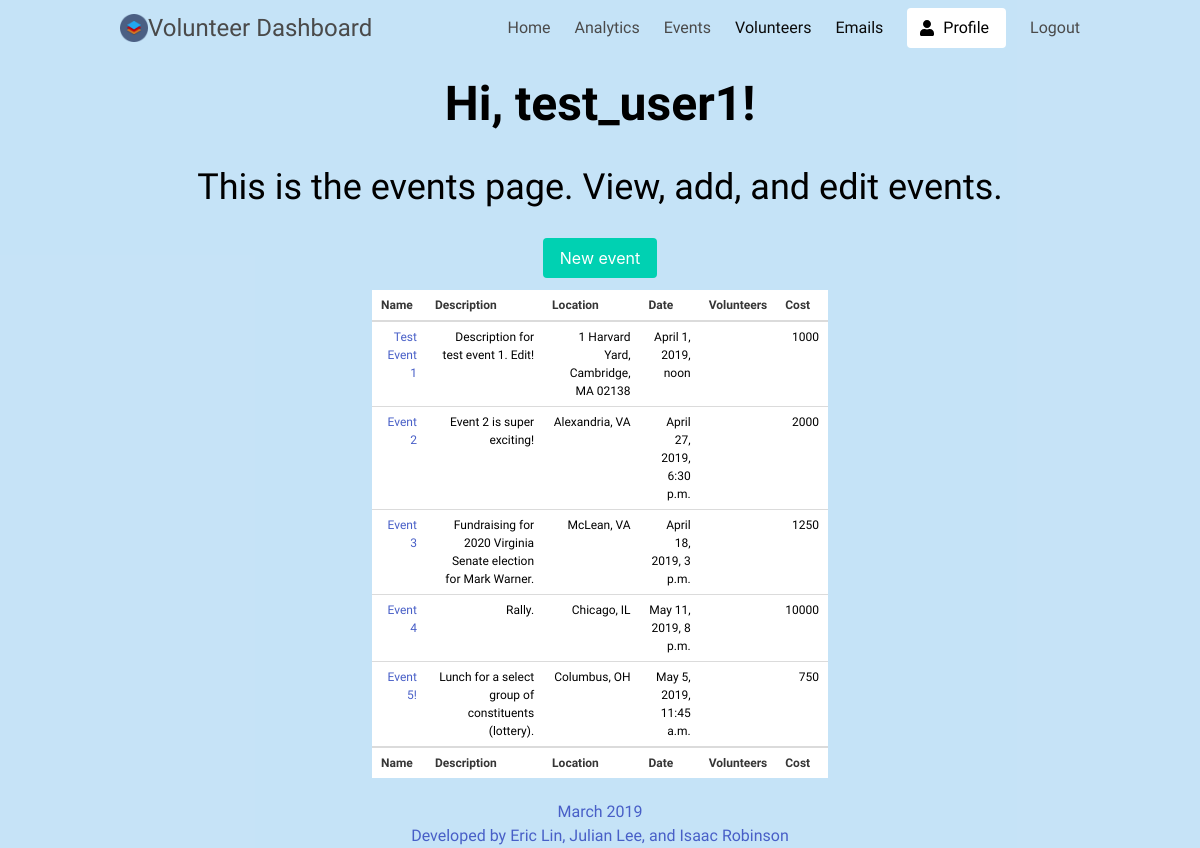
The app's page /events/events/ (signed in) with its own data.
### users/models.py (models this page shows, shortened)
class CustomUser(AbstractUser):
    first_name = models.CharField(max_length=30)
    last_name = models.CharField(max_length=30)
    REQUIRED_FIELDS = ['first_name', 'last_name', 'email']

### events/models.py (models this page shows, shortened)
class Event(models.Model):		# To store events
 	name = models.CharField(max_length=256)
 	description = models.TextField(default='')
 	address = models.CharField(max_length=256)
 	time = models.DateTimeField(default=timezone.now)	# default is today
 	volunteers = models.ManyToManyField(	# joins events and volunteers
 		'volunteers.Volunteer',
 		related_name='events_volunteers',
 		blank=True,
 	)
 	cost = models.IntegerField(default=1000)	# dollar cost of the event

### events/views.py (the view)
# urls.py: path('events/', views.index, name='events'),		# path for event view
def index(request):
	if request.method == "GET":
		events = Event.objects.values()	# get querySet of events
		context = {'events': events}
		return render(request, 'events.html', context)		# render events html
	elif request.method == "POST":
		print("POST request")

### templates/events.html (shortened to what this page needs)
{% extends 'base.html' %}
{% block content %}
	{% if user.is_authenticated %}
    <section class="hero">
      <div class="hero-body">
        <div class="container has-text-centered">
          <h1>
            Hi, {{ user.username }}!
          </h1>
          <h2>
            This is the events page. View, add, and edit events.
          </h2>
        </div>
        <div class="container has-text-centered">
            <a href="{% url 'add_event' %}">
              <br>
              <button class="button is-primary">
                New event
              </button>
            </a>
        </div>
        <div class="container has-text-centered">
          <div class="column is-6 is-offset-3">
            <table class="table">
              <thead>
                <tr>
                  <th> Name </th>
                  <th> Description </th>
                  <th> Location </th>
                  <th> Date </th>
                  <th> Volunteers </th>
                  <th> Cost </th>
                </tr>
              </thead>
              <tfoot>
                <tr>
                  <th> Name </th>
                  <th> Description </th>
                  <th> Location </th>
                  <th> Date </th>
                  <th> Volunteers </th>
                  <th> Cost </th>
                </tr>
              </tfoot>
              <tbody>
                {% for event in events %}
                  <tr>
                    <td><a href="{% url 'edit_event' %}?id={{event.id}}"> {{event.name}} </a></td>
                    <td> {{event.description}} </td>
                    <td> {{event.address}} </td>
                    <td> {{event.time}} </td>
                    <td>
                    </td>
                    <td> {{event.cost}} </td>
                  </tr>
                {% endfor %}
              </tbody>
            </table>
          </div>
        </div>
      </div>
      <div class="hero-foot is-light has-text-centered">
        <a>
          March 2019 <br>
          Developed by Eric Lin, Julian Lee, and Isaac Robinson
        </a>
      </div>
    </section>
	{% endif %}
{% endblock %}

### templates/base.html (shortened to what this page needs)
<!DOCTYPE html>
<html lang ="en">
<head>
    {% load static %}
    <link rel="stylesheet" type="text/css" href="{% static 'css/styles.css' %}">
    <link rel="stylesheet" href="https://cdnjs.cloudflare.com/ajax/libs/bulma/0.7.4/css/bulma.min.css">
</head>
<body>
<section class="hero is-large">
    <div class="hero-head">
      <nav class="navbar">
        <div class="container">
          <div class="navbar-brand">
            <a href="{% url 'home' %}" class="navbar-item is-size-4">
              {% load static %}
              <img src ="{% static 'images/icon.png' %}" alt="icon"/>
              Volunteer Dashboard
            </a>
          </div>
          <div id="navbarMenuHeroA" class="navbar-menu">
            <div class="navbar-end">
              <a class="navbar-item" href="{% url 'home' %}">
                Home
              </a>
              <a class="navbar-item" href="{% url 'analytics' %}">
                Analytics
              </a>
              <a class="navbar-item" href="{% url 'events' %}">
                Events
              </a>
              <a class="navbar-item is-active" href="{% url 'volunteers' %}">
                Volunteers
              </a>
              <a class="navbar-item is-active" href="{% url 'emails:search' %}">
                Emails
              </a>
              <span class="navbar-item">
                <a class="button is-primary is-inverted">
                  <span class="icon">
                    <i class="fas fa-user"></i>
                  </span>
                  <span>Profile</span>
                </a>
              </span>
              <a class="navbar-item" href="{% url 'logout' %}">
                Logout
              </a>
            </div>
          </div>
        </div>
      </nav>
    </div>
  </section>
  <div class = "gradient">
      {% block content %}
      {% endblock %}
  </div>
</body>
</html>

### static/css/styles.css (style rules this page uses)
table { border-collapse: collapse; border: 0px; font-family: Verdana; color: #5c5558; font-size: 12px; text-align: right; }
td { padding-left: 10px; }
.hero-body { height: 100vh; width: 100vw; }
.hero-head { position: fixed; width: 100%; height: 10%; color: black; z-index: 10; }

### templates/base.html (style rules this page uses)
.gradient { vertical-align: bottom; background: rgba(132, 195, 238, 0.466); height: 100%; width: 100% !important ; }
* { font-family: 'Didact Gothic', sans-serif; color: black; }
body { height: 100%; margin : 0; }

### templates/events.html (style rules this page uses)
h1 { margin: 10px; padding: 10px; font-size: 48px; text-align: center; font-weight: 900; }
h2 { text-align: center; font-size: 36px; font-weight: 400; }

### records on screen
CustomUser: username "test_user1"
Event: name "Test Event 1", description "Description for test event 1. Edit!", address "1 Harvard Yard, Cambridge, MA 02138", time "April 1, 2019, noon", cost "1000"
Event: name "Event 2", description "Event 2 is super exciting!", address "Alexandria, VA", time "April 27, 2019, 6:30 p.m.", cost "2000"
Event: name "Event 3", description "Fundraising for 2020 Virginia Senate election for Mark Warner.", address "McLean, VA", time "April 18, 2019, 3 p.m.", cost "1250"
Event: name "Event 4", description "Rally.", address "Chicago, IL", time "May 11, 2019, 8 p.m.", cost "10000"
Event: name "Event 5!", description "Lunch for a select group of constituents (lottery).", address "Columbus, OH", time "May 5, 2019, 11:45 a.m.", cost "750"
